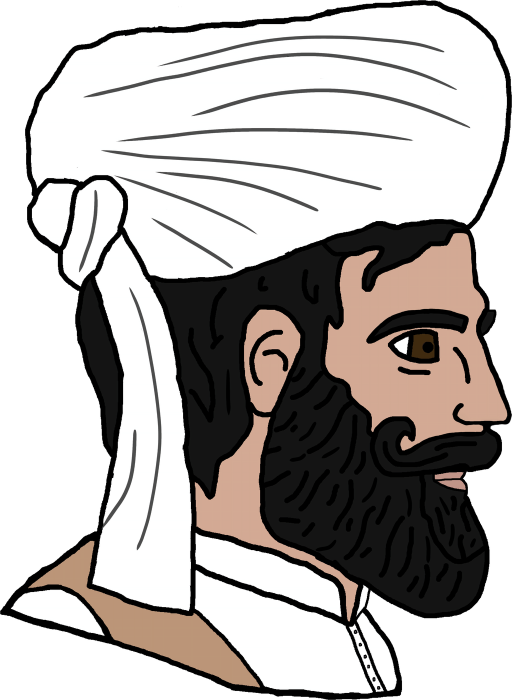
#> input picture episodes/hezarfen-galata-ucusu/chars/kaynak/hezarfen_kaynak.png, 1024 x 1400 px (shown at 1/2 size); the run also reads 1 picture not shown here
$ python uret.py
#> lines starting #> are read from the running program, lines starting #| are printed output that depends on the picture; after the words box and inside, x2 and y2 are one past the last pixel; in counts of white or black regions, pixels touching at a corner belong together
### tools/kit_varyant.py
#!/usr/bin/env python3
"""Aynı wojak yüzünden duygu varyantları üretir (ter damlası, gözyaşı).

Altın dönem videolarında ana karakter sahneden sahneye AYNI çizimdir; sadece yüzüne ter damlaları,
gözyaşı eklenir ya da son sahnede korku yüzüne döner. Bu araç bir taban PNG'ye bu katmanları çizer.

    python tools/kit_varyant.py assets/kit/klasik/sakin.png --kit klasik

Koordinatlar taban görselin piksel düzlemindedir (assets/kit/<kit>/kit.json içinde, elle ayarlanır).
"""

from __future__ import annotations

import argparse
import json
import sys
from pathlib import Path

from PIL import Image, ImageDraw

ROOT = Path(__file__).resolve().parent.parent
sys.path.insert(0, str(ROOT))

SS = 3  # süper örnekleme (yumuşak kenar)
SWEAT_FILL, SWEAT_LINE = (170, 220, 255, 255), (40, 120, 200, 255)
TEAR_FILL = (120, 190, 250, 235)


def _drop(d: ImageDraw.ImageDraw, x: float, y: float, s: float) -> None:
    """Damla: üstü sivri, altı yuvarlak. (x, y) alt dairenin merkezi, s yarıçap."""
    x, y, s = x * SS, y * SS, s * SS
    lw = max(2, round(s * 0.22))
    pts = [(x, y - s * 2.6), (x - s * 0.95, y - s * 0.35), (x + s * 0.95, y - s * 0.35)]
    d.polygon(pts, fill=SWEAT_FILL)
    d.ellipse([x - s, y - s, x + s, y + s], fill=SWEAT_FILL)
    d.line([pts[0], pts[1]], fill=SWEAT_LINE, width=lw)
    d.line([pts[0], pts[2]], fill=SWEAT_LINE, width=lw)
    d.arc([x - s, y - s, x + s, y + s], start=-15, end=195, fill=SWEAT_LINE, width=lw)


# [6 lines left out: function _tear, not called in this run]


def make(base: Path, spec: dict, out: Path) -> Path:
    im = Image.open(base).convert("RGBA")
    layer = Image.new("RGBA", (im.width * SS, im.height * SS), (0, 0, 0, 0))
    d = ImageDraw.Draw(layer)
    for t in spec.get("tears", []):
        _tear(d, t["path"], t.get("w", 14))
    for x, y, s in spec.get("drops", []):
        _drop(d, x, y, s)
    layer = layer.resize(im.size, Image.LANCZOS)
    out.parent.mkdir(parents=True, exist_ok=True)
    Image.alpha_composite(im, layer).save(out, optimize=True)
    return out


# [14 lines left out: function main, not called in this run]


# [2 lines that do not run on import are left out]

### episodes/hezarfen-galata-ucusu/chars/uret.py
"""hezarfen-galata-ucusu: hazır kıyafetli iki karakter ve ters köşe yüz varyantı.

    python episodes/hezarfen-galata-ucusu/chars/uret.py

Kaynaklar (kaynak/ altında, indirildiği gibi; şeffaf kenarı kırpılmış, en çok 1400 px):
  hezarfen_kaynak.png  wojakland "Panjabi Muslim Chad" (Panjabi_Muslim_chad.png,
                       https://wojakland.com/wp-content/grand-media/image/original/Panjabi_Muslim_chad.png), 1024x1400,
                       beyaz sarık, siyah sakal, beyaz gömlek + yelek; profilden sağa bakar
  murad_kaynak.png     wojakland "Sultan Wojak" (sultan_wojak_3.png,
                       https://wojakland.com/wp-content/grand-media/image/original/sultan_wojak_3.png), 1518x1400,
                       klasik beyaz wojak yüzü, sorguçlu kavuk, kürklü kaftan, kır sakal; gözler sola bakar
Kıyafete ve başlıklara dokunulmaz. Yapılanlar:
  - hezarfen_emin = kaynağın kendisi (kontur opak), göğüsten kesik. A solda, sağa bakar.
  - hezarfen_sok: aynı kutu; kaş yukarıda ve iç ucu kalkık, göz iri (beyaz görünür, küçük bebek), ağız açık,
    alında mavi soğuk ter çizgileri + başın önünde ter damlaları.
  - murad_sakin: IV. Murad tahta 11 yaşında çıktı, 27 yaşında öldü; 1630'larda genç bir adam. Kır sakal koyu
    kahveye boyanır; dişlerini sıkan ağız (kanalda "kötü/öfkeli" okunur) silinip düz, ciddi bir ağız çizilir.
    Kötü ya da sırıtan yüz yok. B sağda, sola bakar.
Bakış yönü bu betikte kaydedilmez: episode.yaml'da her karakterin `faces:` alanı var.
Çizim yardımcıları kasikci-elmasi/chars/uret.py'den kopyalandı.
"""
from __future__ import annotations

import math
import random
import sys
from pathlib import Path

import numpy as np
from PIL import Image, ImageDraw

HERE = Path(__file__).resolve().parent
ROOT = HERE.parents[2]
KAYNAK = HERE / "kaynak"
sys.path.insert(0, str(ROOT / "tools"))
import kit_varyant  # noqa: E402

SS = 4
BLACK = (0, 0, 0, 255)
WHITE = (255, 255, 255, 255)
TEN_H = (210, 169, 147)        # Hezarfen'in ten rengi (kaynaktan ölçüldü)
SAKAL_M = (177, 173, 147)      # Sultan Wojak kır sakal (kaynaktan ölçüldü)
SAKAL_KOYU = (62, 48, 40)


def poly_mask(size, pts) -> np.ndarray:
    m = Image.new("L", size, 0)
    ImageDraw.Draw(m).polygon([tuple(p) for p in pts], fill=255)
    return np.array(m) > 0


def sil(im, pts, renk, tol=10):
    a = np.array(im).astype(np.int32)
    m = poly_mask(im.size, pts)
    d = np.abs(a[..., :3] - np.array(renk)).sum(-1)
    m &= (d > tol) & (a[..., 3] > 0)
    a[m, :3] = renk
    a[m, 3] = 255
    return Image.fromarray(a.astype(np.uint8))


def kutu(x0, y0, x1, y1):
    return [(x0, y0), (x1, y0), (x1, y1), (x0, y1)]


def catmull(pts, n=14):
    P = [pts[0]] + list(pts) + [pts[-1]]
    out = []
    for i in range(1, len(P) - 2):
        p0, p1, p2, p3 = P[i - 1], P[i], P[i + 1], P[i + 2]
        for k in range(n):
            t = k / n
            t2, t3 = t * t, t * t * t
            out.append(tuple(0.5 * ((2 * p1[j]) + (-p0[j] + p2[j]) * t + (2 * p0[j] - 5 * p1[j] + 4 * p2[j] - p3[j]) * t2
                                    + (-p0[j] + 3 * p1[j] - 3 * p2[j] + p3[j]) * t3) for j in (0, 1)))
    out.append(P[-2])
    return out


class Cizim:
    def __init__(self, im, seed=1):
        self.im = im
        self.rng = random.Random(seed)

    def _maske(self):
        W, H = self.im.size
        m = Image.new("L", (W * SS, H * SS), 0)
        return m, ImageDraw.Draw(m)

    def _bas(self, m, renk):
        W, H = self.im.size
        m = m.resize((W, H), Image.LANCZOS).point(lambda v: max(0, min(255, (v - 64) * 2)))
        self.im.paste(Image.new("RGBA", (W, H), renk), (0, 0), m)

    def cizgi(self, pts, w, renk=BLACK, titrek=0.3):
        p = catmull(pts) if len(pts) > 2 else list(pts)
        ph = self.rng.random() * 6
        p = [(x + titrek * math.sin(i * 0.41 + ph), y + titrek * math.cos(i * 0.33 + ph)) for i, (x, y) in enumerate(p)]
        m, d = self._maske()
        q = [(x * SS, y * SS) for x, y in p]
        d.line(q, fill=255, width=round(w * SS), joint="curve")
        r = w * SS / 2
        for x, y in (q[0], q[-1]):
            d.ellipse([x - r, y - r, x + r, y + r], fill=255)
        self._bas(m, renk)

    def elips(self, cx, cy, rx, ry, dolgu=None, w=0, renk=BLACK):
        b = [(cx - rx) * SS, (cy - ry) * SS, (cx + rx) * SS, (cy + ry) * SS]
        if dolgu is not None:
            m, d = self._maske()
            d.ellipse(b, fill=255)
            self._bas(m, dolgu)
        if w:
            m, d = self._maske()
            d.ellipse(b, outline=255, width=round(w * SS))
            self._bas(m, renk)

    def poligon(self, pts, dolgu):
        m, d = self._maske()
        d.polygon([(x * SS, y * SS) for x, y in pts], fill=255)
        self._bas(m, dolgu)


def ter(im, damlalar):
    tmp = HERE / "__kit_tmp.png"
    im.save(tmp)
    try:
        kit_varyant.make(tmp, {"drops": [list(d) for d in damlalar]}, tmp)
        return Image.open(tmp).convert("RGBA").copy()
    finally:
        tmp.unlink(missing_ok=True)


def kontur_sabitle(im):
    """Kesimde yarı saydam kalmış siyah kontur piksellerini (koyu RGB, alfa > 30) tam opak yapar."""
    a = np.array(im).astype(np.int32)
    m = (a[..., :3].sum(-1) < 240) & (a[..., 3] > 30)
    a[m, 3] = 255
    return Image.fromarray(a.astype(np.uint8))


def kaydet(im, ad):
    out = HERE / f"{ad}.png"
    im.save(out, optimize=True)
    print(f"-> {out.relative_to(ROOT)}  {im.width}x{im.height}")


def hezarfen_temel():
    """Panjabi Muslim Chad 1024x1400. Ölçülen hatlar (px): kaş 735-937 x 617-685 (kalın, düz-çatık), göz 775-880 x
    657-725 (kahve iris 822-870, bebek ~857,695), göz altı çizgisi 795-860 x 735-748, yanak çizgisi 907-937 x 695-765,
    dudak 870-930 x 945-978, alın-burun konturu x ~950-975 (y 470-640). Çizgi ~12 px. Sağa 70 px boşluk açılır
    (ter damlaları başın önüne, kontur dışına)."""
    im = kontur_sabitle(Image.open(KAYNAK / "hezarfen_kaynak.png").convert("RGBA"))
#> in kontur_sabitle, `m = (a[..., :3].sum(-1) < 240) & (a[..., 3] > 30)`:
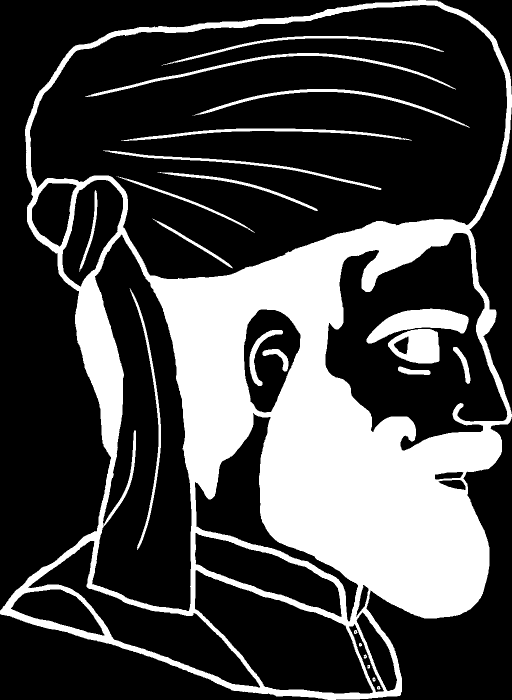
#> m: shape (1400, 1024) bool (shown at 1/2 size); 27.4% white; 25 white regions (2 under 20 px), largest, box (x1, y1, x2, y2) and area: (0, 0, 1024, 1400) 353958, (733, 617, 938, 687) 7018, (776, 658, 879, 727) 5000
    pad = Image.new("RGBA", (im.width + 70, im.height), (0, 0, 0, 0))
#> pad: PIL image 1094x1400 RGBA; every value is 0
    pad.paste(im, (0, 0))
    return pad


def hezarfen_sok(im):
    # kaş + göz + göz altı çizgisi silinir (yanak çizgisi ve kontur korunur)
    im = sil(im, [(728, 612), (944, 600), (944, 640), (900, 690), (900, 752), (790, 755), (728, 700)], TEN_H, tol=-1)
#> in poly_mask, `m = Image.new("L", size, 0)`: m: PIL image 1094x1400 L; every value is 0
#> in poly_mask, `ImageDraw.Draw(m).polygon([tuple(p) for p in pts], fill=255)`: m: PIL image 1094x1400 L; 1.7% white; 1 white region, box (x1, y1, x2, y2) and area: (728, 600, 945, 756) 26510
#> in sil, `d = np.abs(a[..., :3] - np.array(renk)).sum(-1)`:
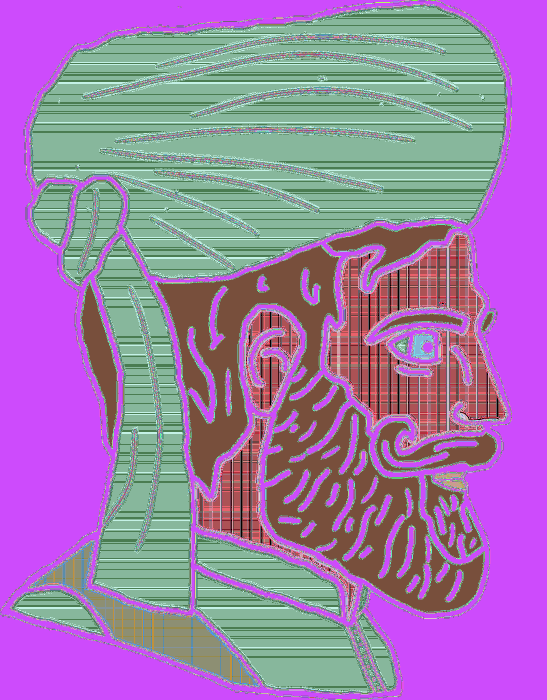
#> d: shape (1400, 1094) int64 (shown at 1/2 size); 527 distinct labels, from 0 to 526; one colour per label, 0 black
    c = Cizim(im, seed=11)
    # iri göz: beyaz badem, üstte ve altta beyaz görünür, küçük bebek (telefonda okunsun diye büyük)
    c.elips(836, 696, 62, 46, dolgu=WHITE, w=12)
#> in _maske, `m = Image.new("L", (W * SS, H * SS), 0)`: m: PIL image 4376x5600 L; every value is 0
#> in elips, `self._bas(m, dolgu)`: m: PIL image 4376x5600 L; 0.59% white; 1 white region, box (x1, y1, x2, y2) and area: (3096, 2600, 3593, 2969) 143989
#> in elips, `self._bas(m, renk)`: m: PIL image 4376x5600 L; 0.24% white; 1 white region, box (x1, y1, x2, y2) and area: (3096, 2600, 3593, 2969) 57972
    c.elips(862, 697, 16, 16, dolgu=(70, 42, 20, 255))
#> call 2 of elips, with cx = 862, cy = 697, rx = 16, ry = 16, dolgu = (70, 42, 20, 255), w = 0, renk = (0, 0, 0, 255)
#> in elips (call 2), `self._bas(m, dolgu)`:
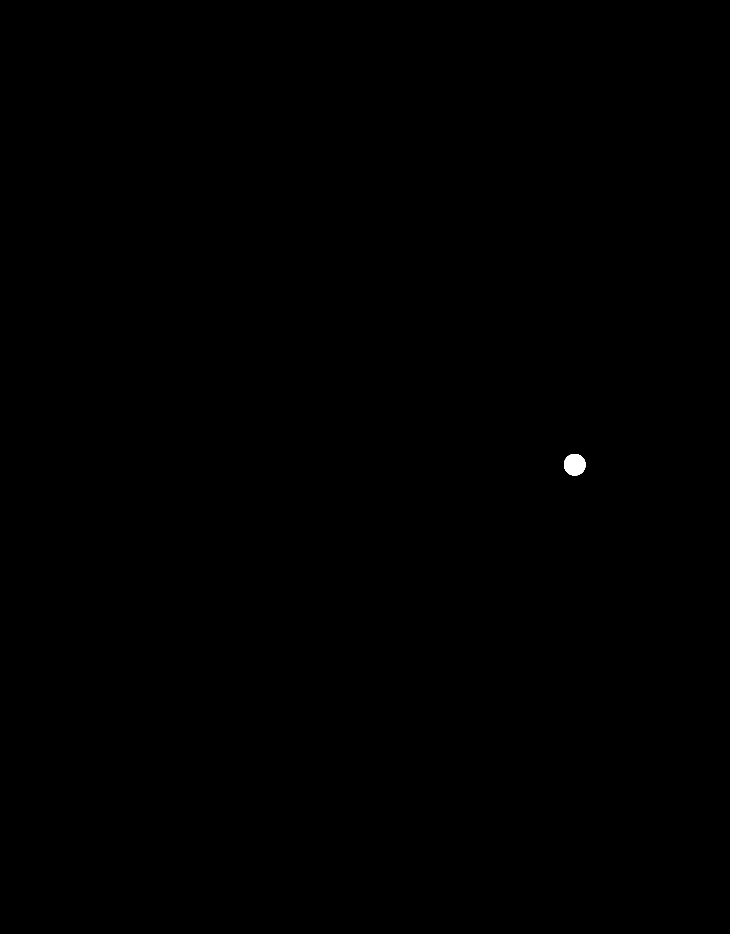
#> m: PIL image 4376x5600 L (shown at 1/6 size); 0.05% white; 1 white region, box (x1, y1, x2, y2) and area: (3384, 2724, 3513, 2853) 13037
    c.elips(863, 697, 8, 8, dolgu=BLACK)
#> in elips (call 3), `self._bas(m, dolgu)`: m: PIL image 4376x5600 L; 0.01% white; 1 white region, box (x1, y1, x2, y2) and area: (3420, 2756, 3485, 2821) 3305
    # kaş: yukarıda, iç ucu (burun tarafı) kalkık -> endişe/korku
    c.cizgi([(748, 632), (798, 600), (858, 582), (922, 556)], 19)
#> the loop in cizgi, `for x, y in (q[0], q[-1]):` made 2 passes
#> (x, y) on passes 1 to 2: (2992.5, 2526.9), (3689.1, 2223.2)
#> in cizgi, `self._bas(m, renk)`:
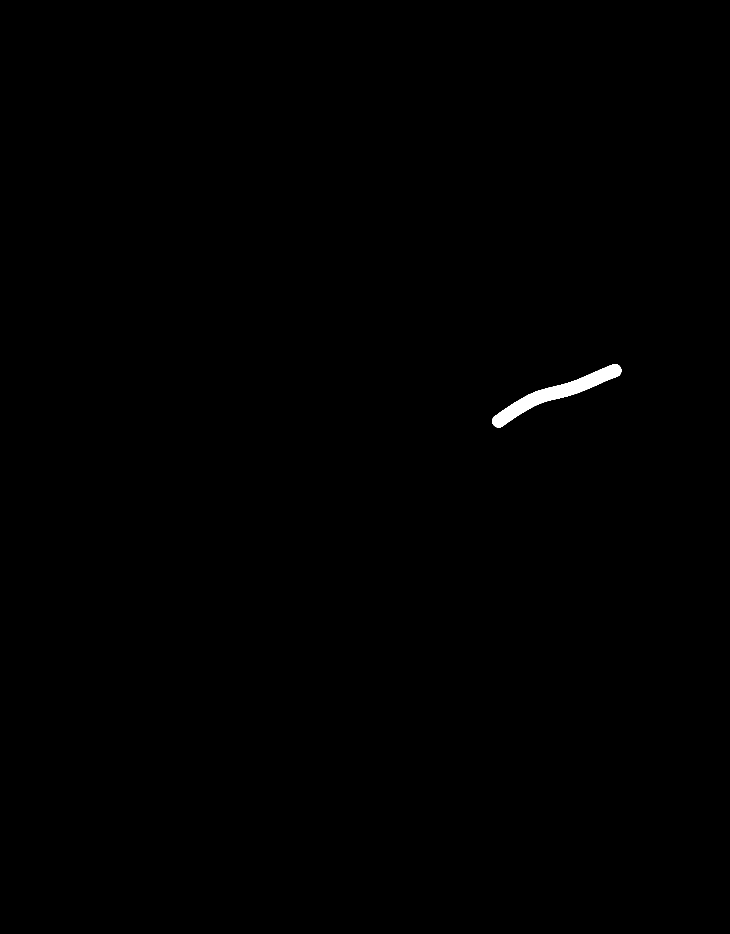
#> m: PIL image 4376x5600 L (shown at 1/6 size); 0.25% white; 1 white region, box (x1, y1, x2, y2) and area: (2954, 2185, 3728, 2565) 62371
    # alın kırışıkları
    c.cizgi([(800, 540), (846, 530), (894, 524)], 7)
#> the loop in cizgi (call 2), `for x, y in (q[0], q[-1]):` made 2 passes
#> (x, y) on passes 1 to 2: (3199.7, 2158.8), (3576.9, 2097.2)
#> in cizgi (call 2), `self._bas(m, renk)`: m: PIL image 4376x5600 L; 0.05% white; 1 white region, box (x1, y1, x2, y2) and area: (3185, 2083, 3591, 2173) 11243
    # açık ağız (sakalın içinde, dudağın yerinde): pembe dudak + koyu iç
    c.elips(898, 972, 44, 38, dolgu=(205, 125, 120, 255), w=11)
#> in elips (call 4), `self._bas(m, dolgu)`: m: PIL image 4376x5600 L; 0.34% white; 1 white region, box (x1, y1, x2, y2) and area: (3416, 3736, 3769, 4041) 84529
#> in elips (call 4), `self._bas(m, renk)`: m: PIL image 4376x5600 L; 0.16% white; 1 white region, box (x1, y1, x2, y2) and area: (3416, 3736, 3769, 4041) 39308
    c.elips(898, 976, 30, 25, dolgu=(45, 12, 12, 255))
#> in elips (call 5), `self._bas(m, dolgu)`:
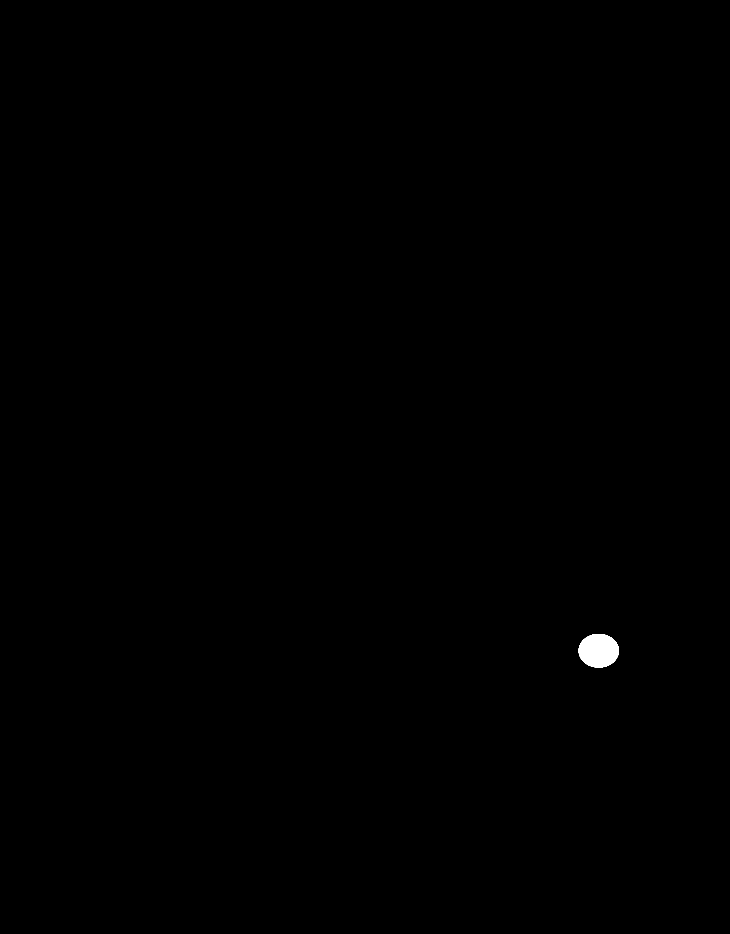
#> m: PIL image 4376x5600 L (shown at 1/6 size); 0.16% white; 1 white region, box (x1, y1, x2, y2) and area: (3472, 3804, 3713, 4005) 38013
    # alında mavi soğuk ter çizgileri (düzensiz, hafif S, kancalı)
    MAVI = (60, 120, 230, 255)
    for x, y0, L, s in [(766, 472, 56, 1), (800, 462, 64, -1), (836, 458, 62, 1), (872, 462, 54, -1), (906, 474, 42, 1)]:
        c.cizgi([(x, y0), (x + 5 * s, y0 + L * 0.35), (x - 3 * s, y0 + L * 0.7), (x + 2 * s, y0 + L)], 11, renk=MAVI, titrek=0.6)
    return ter(c.im, [(1030, 496, 44), (1058, 604, 36), (1018, 652, 26)])
#> in ter, `im.save(tmp)`:
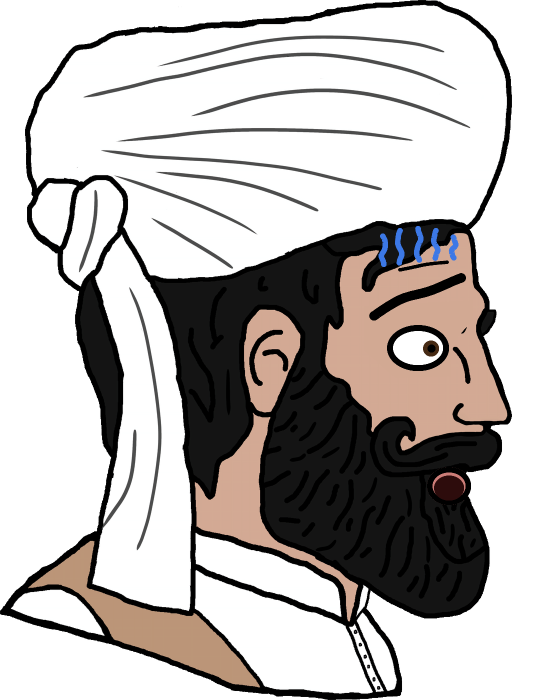
#> saved as __kit_tmp.png: PIL image 1094x1400 RGBA (shown at 1/2 size); mean R, G, B, A 117.3, 113.5, 111.4, 184.2; transparent parts drawn white
#> in make, `layer = Image.new("RGBA", (im.width * SS, im.height * SS), (0, 0, 0, 0))`: layer: PIL image 3282x4200 RGBA; every value is 0
#> in make, `layer = layer.resize(im.size, Image.LANCZOS)`:
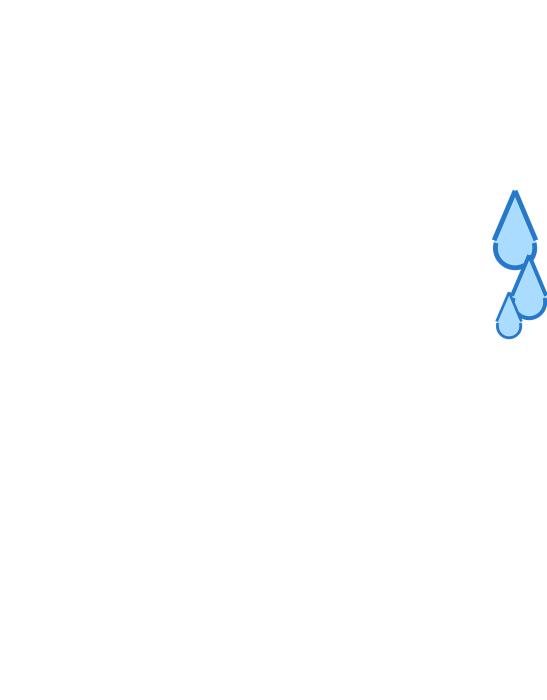
#> layer: PIL image 1094x1400 RGBA (shown at 1/2 size); mean R, G, B, A 1.6, 2.4, 3.1, 3.1; transparent parts drawn white


def murad_temel():
    """Sultan Wojak 1518x1400. Ölçülen hatlar (px): dişleri sıkan ağız (beyaz alan + konturu) 580-800 x 955-1050,
    bıyık üst çizgisi y ~925-965, sakal düz rengi (177,173,147). Çizgi ~8 px."""
    im = kontur_sabitle(Image.open(KAYNAK / "murad_kaynak.png").convert("RGBA"))
    # ağız: beyaz diş alanı ve iç çizgileri sakal rengine boyanır
    im = sil(im, [(578, 975), (600, 958), (650, 948), (700, 950), (760, 965), (800, 990), (800, 1052), (578, 1052)],
             SAKAL_M, tol=-1)
    c = Cizim(im, seed=5)
    # düz, ciddi ağız (uçları hafif aşağı)
    c.cizgi([(612, 1012), (650, 1002), (700, 1000), (748, 1010)], 9)
    im = c.im
    # kır sakal -> koyu kahve (yalnız sakal rengindeki pikseller; kontur siyah kalır)
    # yalnız sakalın bağlı bölgesi (kaftan kürkü benzer renkte; taşmasın): tohum (700,1050), komşu 4'lü taşma
    from scipy import ndimage
    a = np.array(im).astype(np.int32)
    d = np.abs(a[..., :3] - np.array(SAKAL_M)).sum(-1)
    aday = (d < 30) & (a[..., 3] > 0)
    lab, _ = ndimage.label(aday)
    m = lab == lab[1050, 700]
    m = ndimage.binary_dilation(m, iterations=2) & (d < 60)   # kenar yumuşatma pikselleri
    a[m, :3] = SAKAL_KOYU
    im = Image.fromarray(a.astype(np.uint8))
    # bıyık altında kalan diş ucu kırıntısı (beyaz üçgen + iki kısa çizgi)
    return sil(im, kutu(668, 945, 700, 966), SAKAL_KOYU, tol=-1)


if __name__ == "__main__":
    h = hezarfen_temel()
    s = hezarfen_sok(h.copy())
    # büst: göğüsten kes (y 1260), aynı height'ta yüz büyür
    kaydet(h.crop((0, 0, h.width, 1260)), "hezarfen_emin")
#| -> episodes/hezarfen-galata-ucusu/chars/hezarfen_emin.png  1094x1260
    kaydet(s.crop((0, 0, s.width, 1260)), "hezarfen_sok")
#| -> episodes/hezarfen-galata-ucusu/chars/hezarfen_sok.png  1094x1260
    m = murad_temel()
    kaydet(m.crop((0, 0, m.width, 1235)), "murad_sakin")
#| -> episodes/hezarfen-galata-ucusu/chars/murad_sakin.png  1518x1235
